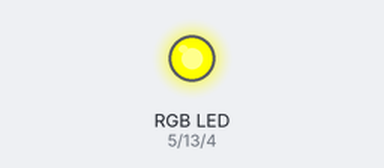
Bench run of a sketch on a simulated Arduino Uno, built with avr-gcc and run on an emulated ATmega328P. Shown: an RGB LED mixed from three pins (HIGH = lit).

Above: at 0.1 s.
Timing chart, 0 to 1.6 s (numbered marks = the images above):
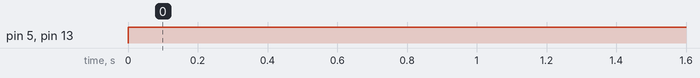

The sketch:

RGB_analogWrite.ino
```cpp
int red_led = 5;
int green_led = 13;
int blue_led = 4;

void setup() {
  pinMode(red_led, OUTPUT);
  pinMode(green_led, OUTPUT);
  pinMode(blue_led, OUTPUT);
}

void loop() {
  RGB_color(255, 165, 0); // oranje
}

void RGB_color(int red_led_value, int green_led_value, int blue_led_value) {
  analogWrite(red_led, red_led_value);
  analogWrite(green_led, green_led_value);
  analogWrite(blue_led, blue_led_value);
}
```

Measured:
- by itself, pin 5 (red_led), pin 13 (green_led): LOW → HIGH at 0.00 s
